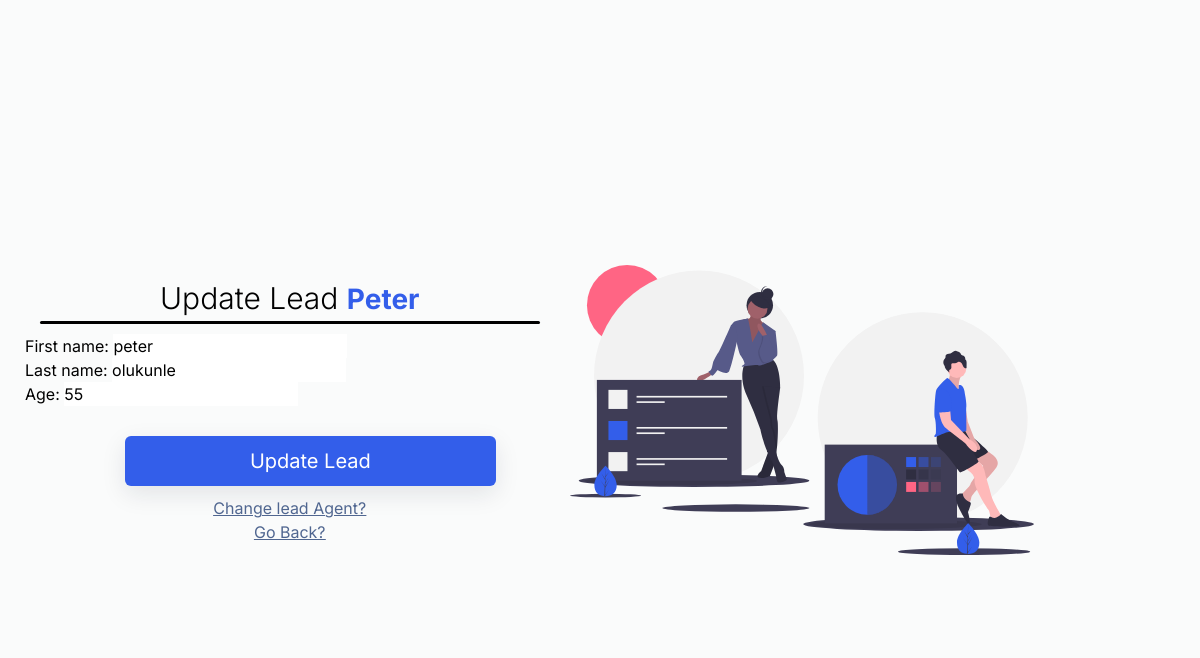
The app's page /update/2 (signed in) with its own data.
### CRMapp/models.py (models this page shows)
class Lead(models.Model):
    first_name = models.CharField(max_length=20)
    last_name = models.CharField(max_length=20)
    age = models.IntegerField(default=0)
    descripton = models.TextField(null=True, blank=True)
    agent = models.ForeignKey("Agent", on_delete=models.SET_NULL, null=True, blank=True)
    date_added = models.DateTimeField(auto_now_add=True)
    organisation = models.ForeignKey("Auto", on_delete=models.CASCADE)
    category = models.ForeignKey("Category", on_delete=models.SET_NULL, null=True, blank=True, related_name='leads')
    created_at = models.DateTimeField(default=datetime.now, blank=True, null=True)
    def __str__(self):
       return f"{self.first_name} {self.last_name}"

### CRMapp/views.py (the view, shortened to what this page needs)
# urls.py: path('update/<str:pk>', views.Lead_update.as_view(), name='lead-update'),
class Lead_update(ManualLoginRequiredMixin, generic.UpdateView):
    template_name = 'lead-update.html'
    form_class = LeadUpdateForm
    queryset = Lead.objects.all()
    context_object_name = 'leads'
    def get_context_data(self, **kwargs):
        context = super(Lead_update, self).get_context_data(**kwargs)
        queryset = Lead.objects.get(id=self.kwargs['pk'])
        context.update({
            'lead_id': queryset
        })
        return context

### CRMapp/forms.py
class LeadUpdateForm(forms.ModelForm):
    class Meta:
        model = Lead
        fields = (
            'first_name',
            'last_name',
            'age',
        )

### CRMapp/mixins.py (called while the page is built)
    def dispatch(self, request, *args, **kwargs):
        if not request.user.is_authenticated or not request.user.is_organisor:
            return redirect('login')
        return super().dispatch(request, *args, **kwargs)

### CRMapp/templates/lead-update.html (shortened to what this page needs)
{% extends 'registration/signup.html' %}
{% load tailwind_filters %}
{% load static %}
{% block content %}
<body>
    <div class="container">
        <div class="box">
            <div class="span">
                <h1>Update Lead <span>{{leads.first_name}}</span></h1>
            </div>
            <form method="post">
                {{form|crispy}}
                <div class="bottom">
                    <button class="w-full hover:px-3 py-2 rounded-md">Update Lead</button>
                </div>
                <div class="login">
                    {% if request.user.is_organisor %}
                    <a href="{% url 'leads:agentassign' lead_id %}">Change lead Agent?</a><br>
                    <a href="{% url 'leads:lead-detail' lead_id %}">Go Back?</a><br>
                    {% else %}
                    <a href="{% url 'leads:lead-detail' lead_id %}">Go Back?</a><br>
                    {% endif %}
                </div>
            </form>
        </div>
        <div class="team_img_wrapper">
            <img src="{% static 'images/team.svg' %}" alt="team-img" />
          </div>
    </div>
</body>
{% endblock %}

### static/signup.css (style rules this page uses)
* { margin: 0; padding: 0; box-sizing: border-box; font-family: "Inter", sans-serif; }
body { font-family: "Inter", sans-serif; background: #fafbfb; background-size: cover; min-height: 100vh; margin: 10px; }
.container { min-height: 100vh; display: flex; justify-content: space-around; align-items: center; }
.team_img_wrapper { width: 500px; max-width: 100%; height: 440px; }
.team_img_wrapper img { width: 100%; height: 100%; object-fit: contain; }
.box { width: 600px; height: auto; border-radius: 9px; padding: 15px; }
.box h1 { font-weight: 300; font-size: 30px; margin-bottom: 10px; text-align: center; }
.span span { color: #335eea; font-size: 28px; font-weight: 700; text-transform: capitalize; }
.box h1::after { content: ''; display: block; width: 500px; height: 3px; margin: auto; background: black; border-radius: 3px; }
.bottom { width: 70%; margin-left: 100px; margin-top: 20px; margin-bottom: 10px; align-items: center; }
.bottom button { transition: 0.3s ease-in-out; height: 50px; font-size: 20px; font-weight: 400; background: #335eea; color: white; box-shadow: 0 0.5rem 1.5rem rgba(22, 28, 45, 0.1); margin-top: 10px; }
.login { text-decoration: underline 1px; text-align: center; color: #506690; }

### records on screen
Lead: first_name "Peter", first_name "peter", last_name "olukunle", age "55"
